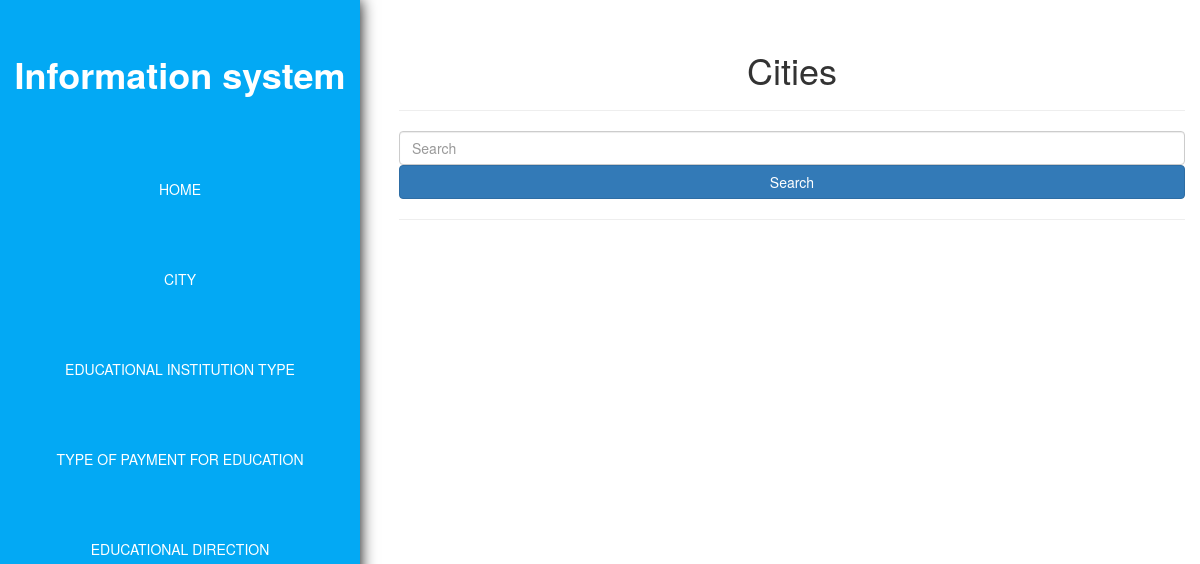
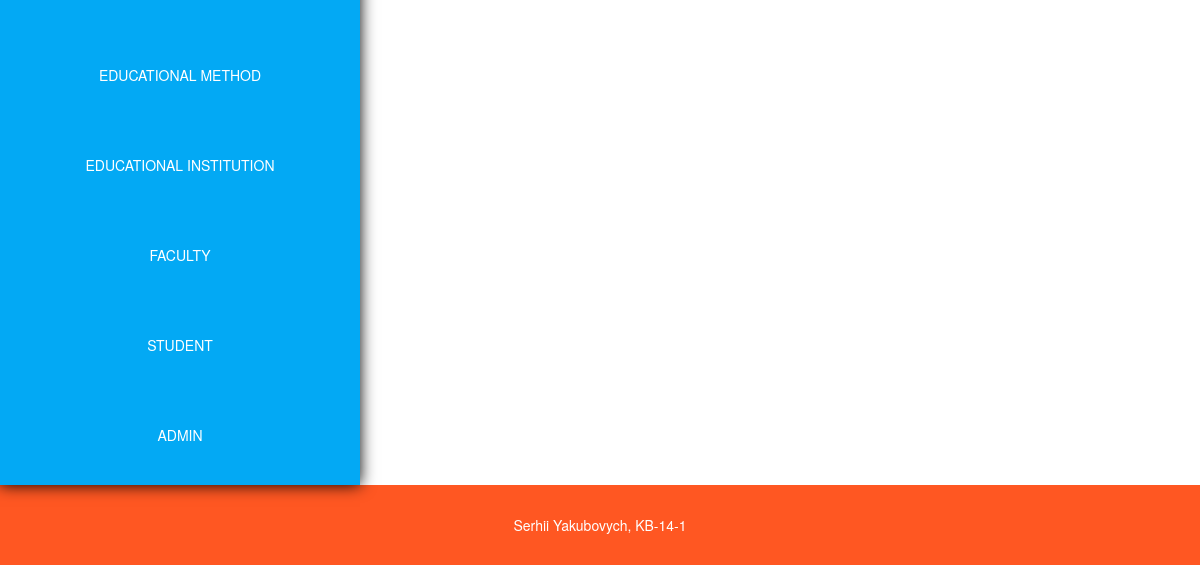
Before: /city/all/ with the older database file (2 pictures, top to bottom).
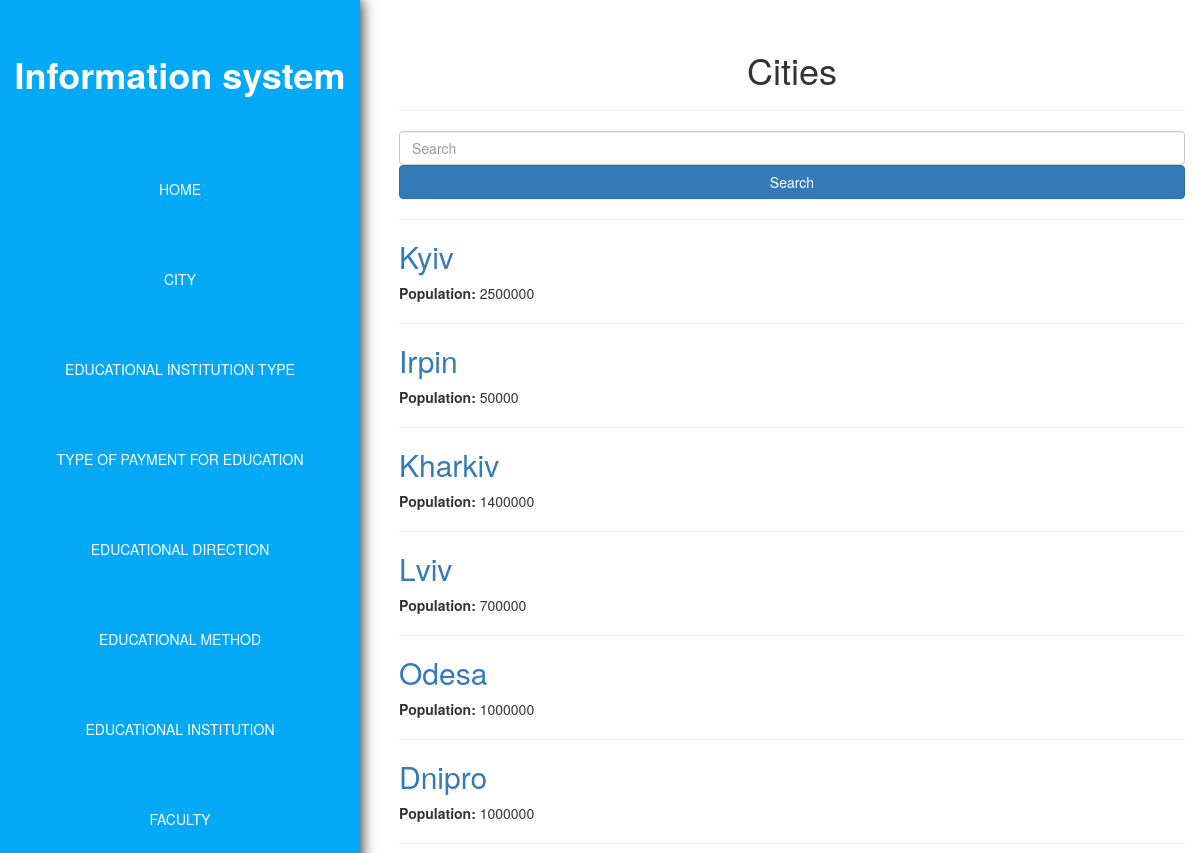
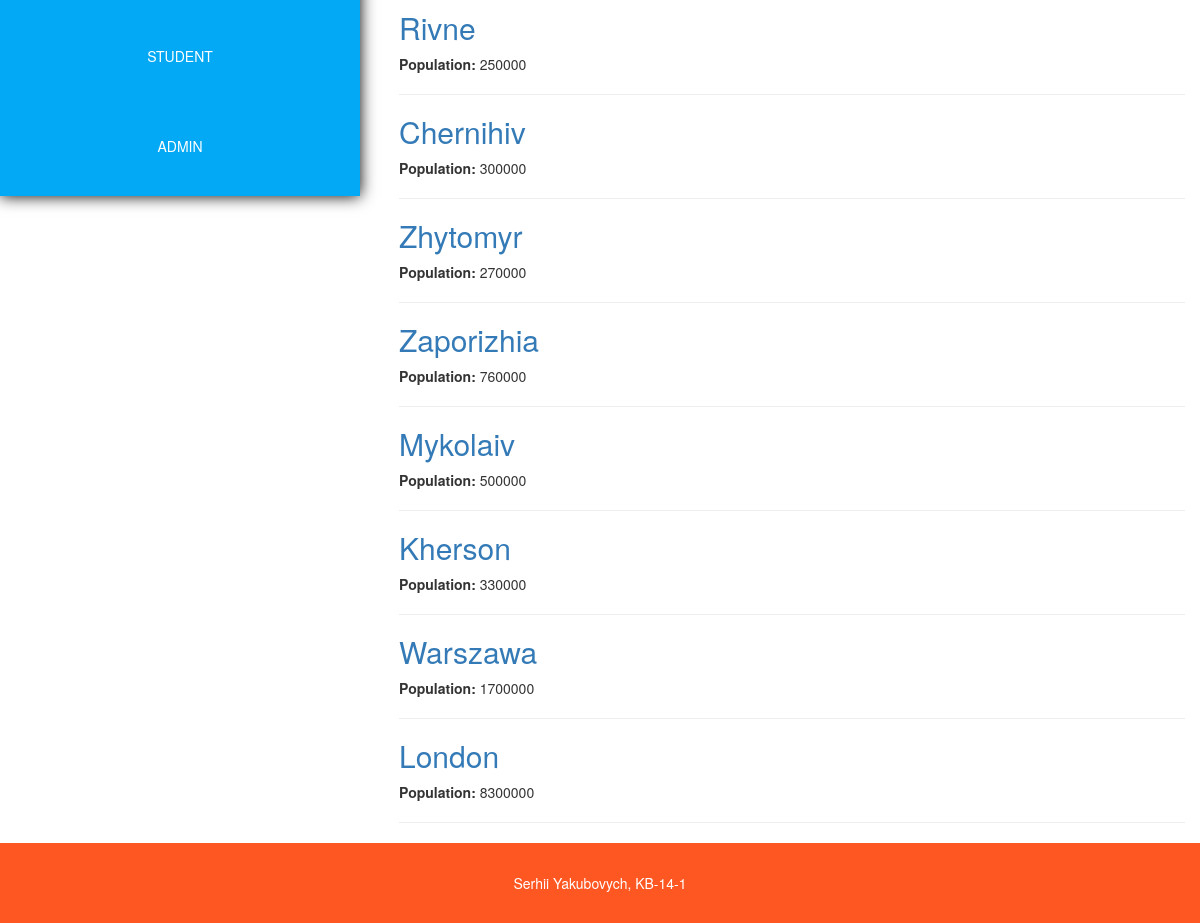
After: the same page with the newer database file (2 pictures, top to bottom).
### educational_institution/models.py (models this page shows, shortened)
class City(models.Model):
    class Meta:
        db_table = "city"
    city_name = models.CharField(max_length=100, verbose_name="City name")
    population = models.IntegerField(blank=True, null=True, verbose_name="Population")

### educational_institution/views.py (the view)
# urls.py: url(r'^city/all/$', views.cities, name='cities'),
def cities(request):
    query = request.GET.get("q")
    if query:
        city_list = City.objects.filter(
            Q(city_name__icontains=query) |
            Q(population__icontains=query)
        )
    else:
        city_list = City.objects.all
    return render_to_response('cities.html', {'cities': city_list, 'request': request})

### educational_institution/templates/cities.html
{% extends 'main.html' %}
{% block educational_institution %}
<h1 class="text-center">Cities</h1>
<hr>
<div class="search-block">
    <form action="">
        <input type="text" name="q" class="form-control" placeholder="Search" value="{{ request.GET.q }}" >
        <input type="submit" class="btn btn-primary btn-block" value="Search">
    </form>
</div>
<hr>
{% for city in cities %}
<h2>
    <a href="../get/{{ city.id }}">
        {{ city.city_name }}
    </a>
</h2>
<p><b>Population:</b> {{ city.population }}</p>
<hr>
{% endfor %}
{% endblock %}

### templates/main.html (shortened to what this page needs)
{% load static %}
<!doctype html>
<html lang="en">
<head>
    <link rel="stylesheet" href="{% static "libs/bootstrap/bootstrap.min.css" %}">
    <link rel="stylesheet" href="{% static "libs/bootstrap/font-awesome/css/font-awesome.min.css" %}">
    <link rel="stylesheet" href="{% static "css/main.css" %}">
</head>
<body>
    <header class="header">
        <nav class="page-nav clearfix">
            <h1 class="page-nav__logo"><a href="/">Information system</a></h1>
            <ul class="page-nav__menu">
                <li class="page-nav__menu-item"><a href="/">Home</a></li>
                <li class="page-nav__menu-item"><a href="/city/all">City</a></li>
                <li class="page-nav__menu-item"><a href="/educational_institution_type/all">Educational institution type</a></li>
                <li class="page-nav__menu-item"><a href="/payment_type/all">Type of payment for education</a></li>
                <li class="page-nav__menu-item"><a href="/educational_direction/all">Educational direction</a></li>
                <li class="page-nav__menu-item"><a href="/educational_method/all">Educational method</a></li>
                <li class="page-nav__menu-item"><a href="/educational_institution/all">Educational institution</a></li>
                <li class="page-nav__menu-item"><a href="/faculty/all">Faculty</a></li>
                <li class="page-nav__menu-item"><a href="/student/all">Student</a></li>
                <li class="page-nav__menu-item"><a href="/admin">Admin</a></li>
            </ul>
        </nav>
    </header>
    <main class="page-content container-fluid">
        {% block educational_institution %}
        {% endblock %}
    </main>
    <footer class="footer">
        <p>Serhii Yakubovych, KB-14-1</p>
    </footer>
</body>
</html>

### static/css/main.css (style rules this page uses)
.page-nav { float: left; padding: 5px; width: 30%; background: #fff; text-align: center; box-shadow: 0 0 15px #000; background: #03A9F4; }
.page-nav .page-nav__logo { padding: 29px 0; }
.page-nav .page-nav__logo a { font-weight: bold; color: #fff; }
.page-nav .page-nav__menu { padding: 0; margin: 0; margin-top: 20px; list-style: none; }
.page-nav .page-nav__menu .page-nav__menu-item { display: block; }
.page-nav .page-nav__menu .page-nav__menu-item a { display: block; padding: 30px 10px; line-height: 30px; color: #fff; text-transform: uppercase; }
.page-content { float: right; padding-top: 30px; width: 68%; }
.footer { clear: both; text-align: center; padding: 30px; background: #FF5722; color: #fff; }
.footer p { margin: 0; }

Changed rows visible on the page:
added City: city_name "Kyiv", population "2500000"
added City: city_name "Irpin", population "50000"
added City: city_name "Kharkiv", population "1400000"
added City: city_name "Lviv", population "700000"
added City: city_name "Odesa", population "1000000"
added City: city_name "Dnipro", population "1000000"
added City: city_name "Rivne", population "250000"
added City: city_name "Chernihiv", population "300000"
added City: city_name "Zhytomyr", population "270000"
added City: city_name "Zaporizhia", population "760000"
added City: city_name "Mykolaiv", population "500000"
added City: city_name "Kherson", population "330000"
added City: city_name "Warszawa", population "1700000"
added City: city_name "London", population "8300000"
